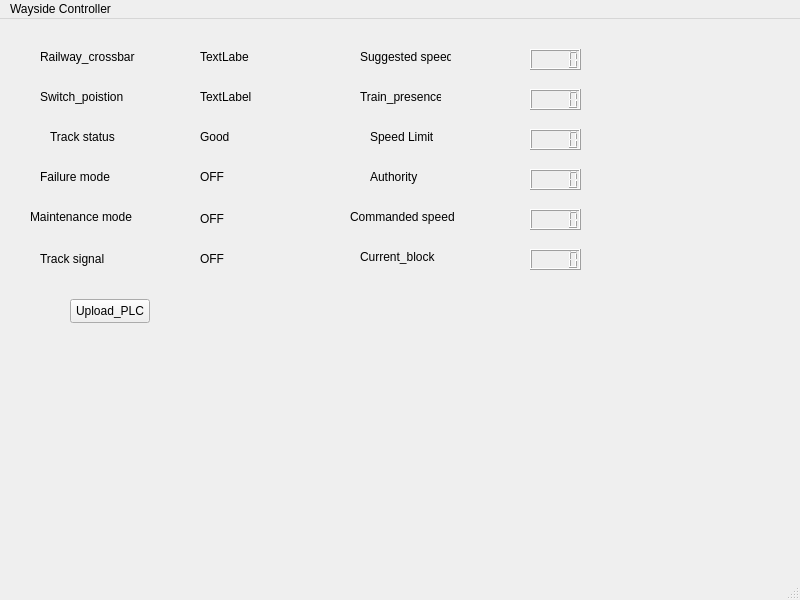
<?xml version="1.0" encoding="UTF-8"?>
<ui version="4.0">
 <class>Track_mainwindow</class>
 <widget class="QMainWindow" name="Track_mainwindow">
  <property name="geometry">
   <rect>
    <x>0</x>
    <y>0</y>
    <width>800</width>
    <height>600</height>
   </rect>
  </property>
  <property name="font">
   <font>
    <bold>false</bold>
   </font>
  </property>
  <property name="windowTitle">
   <string>MainWindow</string>
  </property>
  <widget class="QWidget" name="centralwidget">
   <widget class="QPushButton" name="Upload_PLC">
    <property name="geometry">
     <rect>
      <x>70</x>
      <y>280</y>
      <width>80</width>
      <height>24</height>
     </rect>
    </property>
    <property name="text">
     <string>Upload_PLC</string>
    </property>
   </widget>
   <widget class="QLabel" name="label">
    <property name="geometry">
     <rect>
      <x>360</x>
      <y>230</y>
      <width>81</width>
      <height>16</height>
     </rect>
    </property>
    <property name="font">
     <font>
      <bold>false</bold>
     </font>
    </property>
    <property name="text">
     <string>Current_block</string>
    </property>
   </widget>
   <widget class="QLCDNumber" name="currentBlockVal">
    <property name="geometry">
     <rect>
      <x>530</x>
      <y>230</y>
      <width>51</width>
      <height>21</height>
     </rect>
    </property>
    <property name="palette">
     <palette>
      <active>
       <colorrole role="WindowText">
        <brush brushstyle="SolidPattern">
         <color alpha="255">
          <red>0</red>
          <green>0</green>
          <blue>0</blue>
         </color>
        </brush>
       </colorrole>
       <colorrole role="Button">
        <brush brushstyle="SolidPattern">
         <color alpha="255">
          <red>0</red>
          <green>0</green>
          <blue>0</blue>
         </color>
        </brush>
       </colorrole>
      </active>
      <inactive>
       <colorrole role="WindowText">
        <brush brushstyle="SolidPattern">
         <color alpha="255">
          <red>208</red>
          <green>208</green>
          <blue>208</blue>
         </color>
        </brush>
       </colorrole>
       <colorrole role="Button">
        <brush brushstyle="SolidPattern">
         <color alpha="255">
          <red>64</red>
          <green>65</green>
          <blue>66</blue>
         </color>
        </brush>
       </colorrole>
      </inactive>
      <disabled>
       <colorrole role="WindowText">
        <brush brushstyle="SolidPattern">
         <color alpha="96">
          <red>164</red>
          <green>166</green>
          <blue>168</blue>
         </color>
        </brush>
       </colorrole>
       <colorrole role="Button">
        <brush brushstyle="SolidPattern">
         <color alpha="255">
          <red>0</red>
          <green>0</green>
          <blue>0</blue>
         </color>
        </brush>
       </colorrole>
      </disabled>
     </palette>
    </property>
    <property name="font">
     <font>
      <italic>false</italic>
      <bold>true</bold>
      <underline>true</underline>
     </font>
    </property>
    <property name="autoFillBackground">
     <bool>false</bool>
    </property>
   </widget>
   <widget class="QLabel" name="label_2">
    <property name="geometry">
     <rect>
      <x>40</x>
      <y>70</y>
      <width>91</width>
      <height>16</height>
     </rect>
    </property>
    <property name="text">
     <string>Switch_poistion</string>
    </property>
   </widget>
   <widget class="QLabel" name="label_3">
    <property name="geometry">
     <rect>
      <x>200</x>
      <y>70</y>
      <width>141</width>
      <height>16</height>
     </rect>
    </property>
    <property name="text">
     <string>TextLabel</string>
    </property>
   </widget>
   <widget class="QLabel" name="label_5">
    <property name="geometry">
     <rect>
      <x>50</x>
      <y>110</y>
      <width>71</width>
      <height>16</height>
     </rect>
    </property>
    <property name="text">
     <string>Track status</string>
    </property>
   </widget>
   <widget class="QLabel" name="label_6">
    <property name="geometry">
     <rect>
      <x>360</x>
      <y>30</y>
      <width>91</width>
      <height>16</height>
     </rect>
    </property>
    <property name="text">
     <string>Suggested speed</string>
    </property>
   </widget>
   <widget class="QLCDNumber" name="lcdNumber_2">
    <property name="geometry">
     <rect>
      <x>530</x>
      <y>30</y>
      <width>51</width>
      <height>21</height>
     </rect>
    </property>
   </widget>
   <widget class="QLabel" name="label_7">
    <property name="geometry">
     <rect>
      <x>360</x>
      <y>70</y>
      <width>81</width>
      <height>16</height>
     </rect>
    </property>
    <property name="text">
     <string>Train_presence</string>
    </property>
   </widget>
   <widget class="QLCDNumber" name="lcdNumber_3">
    <property name="geometry">
     <rect>
      <x>530</x>
      <y>70</y>
      <width>51</width>
      <height>21</height>
     </rect>
    </property>
   </widget>
   <widget class="QLabel" name="label_8">
    <property name="geometry">
     <rect>
      <x>370</x>
      <y>110</y>
      <width>71</width>
      <height>16</height>
     </rect>
    </property>
    <property name="text">
     <string>Speed Limit</string>
    </property>
   </widget>
   <widget class="QLCDNumber" name="lcdNumber_4">
    <property name="geometry">
     <rect>
      <x>530</x>
      <y>110</y>
      <width>51</width>
      <height>21</height>
     </rect>
    </property>
   </widget>
   <widget class="QLabel" name="label_9">
    <property name="geometry">
     <rect>
      <x>370</x>
      <y>150</y>
      <width>61</width>
      <height>16</height>
     </rect>
    </property>
    <property name="text">
     <string>Authority</string>
    </property>
   </widget>
   <widget class="QLCDNumber" name="lcdNumber_5">
    <property name="geometry">
     <rect>
      <x>530</x>
      <y>150</y>
      <width>51</width>
      <height>21</height>
     </rect>
    </property>
   </widget>
   <widget class="QLabel" name="label_10">
    <property name="geometry">
     <rect>
      <x>350</x>
      <y>190</y>
      <width>111</width>
      <height>16</height>
     </rect>
    </property>
    <property name="text">
     <string>Commanded speed</string>
    </property>
   </widget>
   <widget class="QLCDNumber" name="lcdNumber_6">
    <property name="geometry">
     <rect>
      <x>530</x>
      <y>190</y>
      <width>51</width>
      <height>21</height>
     </rect>
    </property>
   </widget>
   <widget class="QLabel" name="label_11">
    <property name="geometry">
     <rect>
      <x>40</x>
      <y>30</y>
      <width>101</width>
      <height>16</height>
     </rect>
    </property>
    <property name="text">
     <string>Railway_crossbar</string>
    </property>
   </widget>
   <widget class="QLabel" name="label_12">
    <property name="geometry">
     <rect>
      <x>40</x>
      <y>150</y>
      <width>81</width>
      <height>16</height>
     </rect>
    </property>
    <property name="text">
     <string>Failure mode</string>
    </property>
   </widget>
   <widget class="QLabel" name="label_13">
    <property name="geometry">
     <rect>
      <x>200</x>
      <y>150</y>
      <width>49</width>
      <height>16</height>
     </rect>
    </property>
    <property name="text">
     <string>OFF</string>
    </property>
   </widget>
   <widget class="QLabel" name="label_14">
    <property name="geometry">
     <rect>
      <x>30</x>
      <y>190</y>
      <width>111</width>
      <height>16</height>
     </rect>
    </property>
    <property name="text">
     <string>Maintenance mode</string>
    </property>
   </widget>
   <widget class="QLabel" name="label_15">
    <property name="geometry">
     <rect>
      <x>200</x>
      <y>190</y>
      <width>49</width>
      <height>20</height>
     </rect>
    </property>
    <property name="text">
     <string>OFF</string>
    </property>
   </widget>
   <widget class="QLabel" name="label_4">
    <property name="geometry">
     <rect>
      <x>40</x>
      <y>230</y>
      <width>71</width>
      <height>20</height>
     </rect>
    </property>
    <property name="text">
     <string>Track signal</string>
    </property>
   </widget>
   <widget class="QLabel" name="label_16">
    <property name="geometry">
     <rect>
      <x>200</x>
      <y>230</y>
      <width>49</width>
      <height>20</height>
     </rect>
    </property>
    <property name="text">
     <string>OFF</string>
    </property>
   </widget>
   <widget class="QLabel" name="label_17">
    <property name="geometry">
     <rect>
      <x>200</x>
      <y>110</y>
      <width>81</width>
      <height>16</height>
     </rect>
    </property>
    <property name="text">
     <string>Good</string>
    </property>
   </widget>
   <widget class="QLabel" name="label_18">
    <property name="geometry">
     <rect>
      <x>200</x>
      <y>30</y>
      <width>49</width>
      <height>16</height>
     </rect>
    </property>
    <property name="text">
     <string>TextLabel</string>
    </property>
   </widget>
   <zorder>Upload_PLC</zorder>
   <zorder>label</zorder>
   <zorder>currentBlockVal</zorder>
   <zorder>label_2</zorder>
   <zorder>label_3</zorder>
   <zorder>label_5</zorder>
   <zorder>label_6</zorder>
   <zorder>lcdNumber_2</zorder>
   <zorder>label_7</zorder>
   <zorder>lcdNumber_3</zorder>
   <zorder>label_8</zorder>
   <zorder>label_9</zorder>
   <zorder>lcdNumber_4</zorder>
   <zorder>lcdNumber_5</zorder>
   <zorder>label_10</zorder>
   <zorder>lcdNumber_6</zorder>
   <zorder>label_11</zorder>
   <zorder>label_12</zorder>
   <zorder>label_13</zorder>
   <zorder>label_14</zorder>
   <zorder>label_15</zorder>
   <zorder>label_4</zorder>
   <zorder>label_16</zorder>
   <zorder>label_17</zorder>
   <zorder>label_18</zorder>
  </widget>
  <widget class="QMenuBar" name="menubar">
   <property name="geometry">
    <rect>
     <x>0</x>
     <y>0</y>
     <width>800</width>
     <height>26</height>
    </rect>
   </property>
   <widget class="QMenu" name="menuWayside_Controller">
    <property name="title">
     <string>Wayside Controller</string>
    </property>
   </widget>
   <addaction name="menuWayside_Controller"/>
  </widget>
  <widget class="QStatusBar" name="statusbar"/>
 </widget>
 <resources/>
 <connections/>
</ui>
